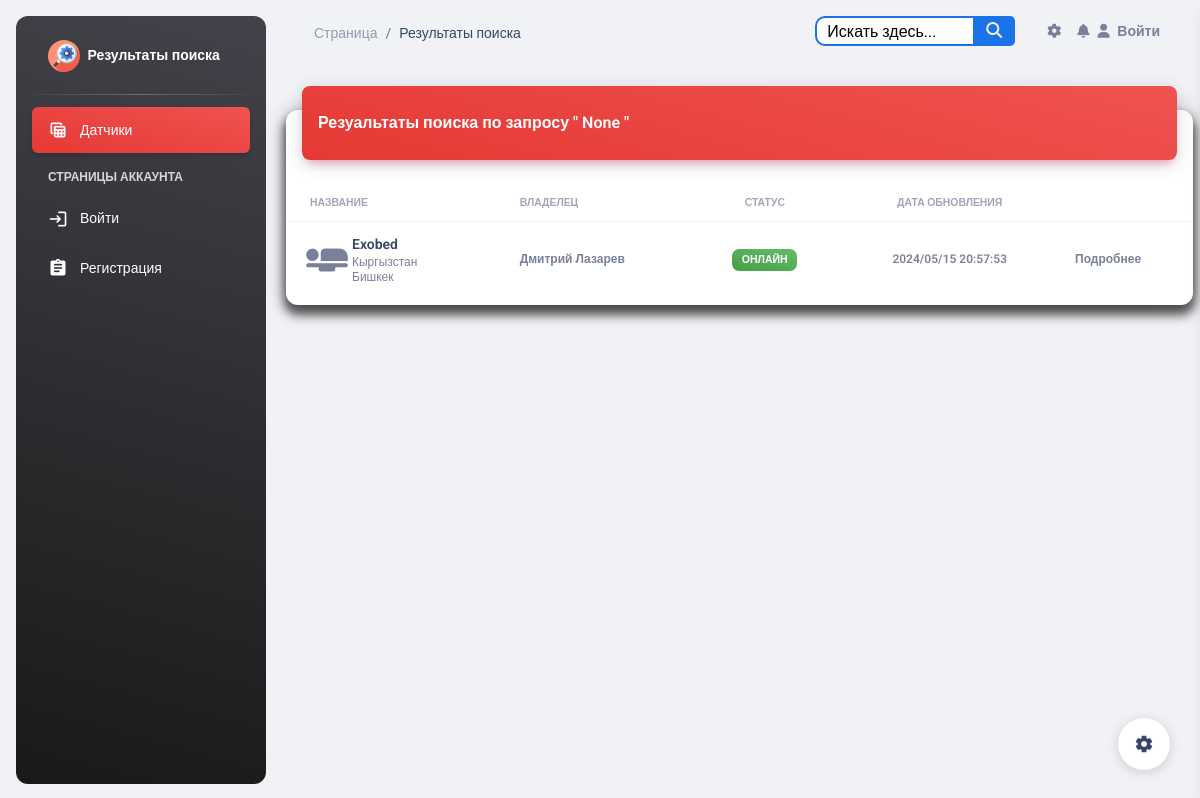
/search/, run on an earlier commit of the app's database.
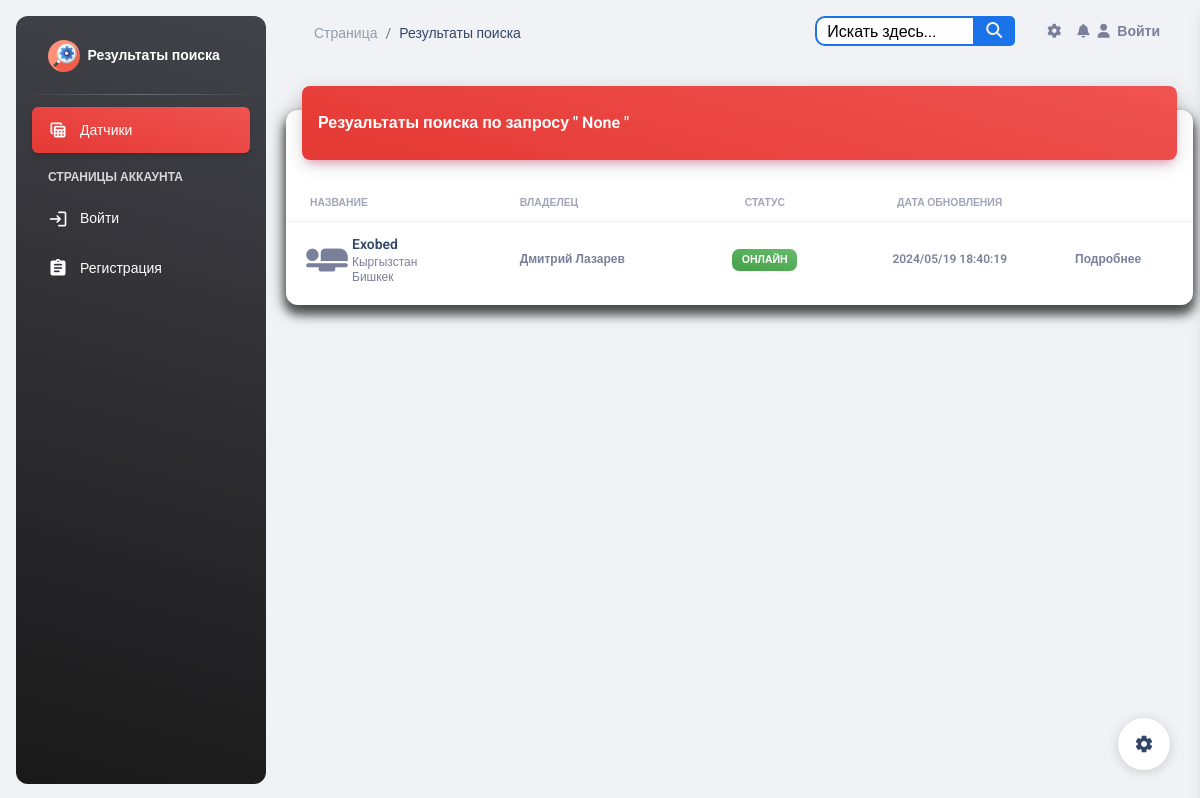
And on a later commit of the database.
### esp_sensor/models.py (models this page shows, shortened)
class Sensor(models.Model):
    id = models.AutoField(primary_key=True)
    name = models.CharField('Имя датчика', max_length=100, unique=True)
    slug = models.SlugField(max_length=255, unique=True, db_index=True, verbose_name="URL")
    description = models.TextField('Описание', blank=True)
    owner = models.CharField("Владелец", max_length=100, blank=True)
    date_added = models.DateTimeField('Дата добавления', auto_now=True)
    country = models.ManyToManyField(Country, blank=True, verbose_name='Страна')
    city = models.ManyToManyField(City, blank=True, verbose_name='Город')
    inclusions = models.IntegerField("Количество включений", default=0)
    power = models.IntegerField(default=0, blank=True, verbose_name='Мощность',
                                validators=[MinValueValidator(0), MaxValueValidator(100)])
    watt = models.IntegerField("Потребление мощности", default=0)
    volt = models.IntegerField("Электрическое напряжение", default=0)
    work = models.BooleanField('Онлайн', default=True)
    blocked = models.BooleanField('Заблокирован', default=False)
    start = models.BooleanField('Старт', default=False)
    temperature = models.FloatField('Температура', default=0)
    fan_speed = models.IntegerField('Скорость кулера', default=0)
    ip_address = models.CharField('IP Адрес', max_length=15, blank=True)
    mac_address = models.CharField('MAC Адрес', max_length=20, blank=True)
    confirmed = models.BooleanField('Подтвержден администратором', default=False)
    version = models.CharField('Версия прошивки', max_length=15, blank=True)
    processing_time = models.FloatField('Время обработки (мс)', null=True, blank=True)
    class Meta:
        verbose_name = 'Датчик'
        verbose_name_plural = 'Датчики'

### esp_sensor/views.py (the view)
# urls.py: path('search/', views.search_sensors, name='search_sensors'),
def search_sensors(request):
    query = request.GET.get('q')
    if query:
        sensors = Sensor.objects.filter(
            Q(name__icontains=query) |
            Q(description__icontains=query) |
            Q(owner__icontains=query) |
            Q(country__name__icontains=query) |
            Q(city__name__icontains=query) |
            Q(inclusions__icontains=query)
        ).distinct()
    else:
        sensors = Sensor.objects.all()
    return render(request, 'sensor/search_results.html', {'sensors': sensors, 'query': query})

### templates/sensor/search_results.html (shortened to what the changed rows need)
{% load static %}
{% include 'base.html' %}
<body class="g-sidenav-show  bg-gray-200">
<main class="main-content position-relative max-height-vh-100 h-100 border-radius-lg ">
    <div class="container-fluid py-4">
        <div class="row">
            <div class="col-12">
                <div class="card my-4">
                    <div class="card-body px-0 pb-2">
                        <div class="table-responsive p-0">
                            <table class="table align-items-center mb-0">
                                <thead>
                                <tr>
                                    <th class="text-uppercase text-secondary text-xxs font-weight-bolder opacity-7">
                                        Название
                                    </th>
                                    <th class="text-uppercase text-secondary text-xxs font-weight-bolder opacity-7 ps-2">
                                        Владелец
                                    </th>
                                    <th class="text-center text-uppercase text-secondary text-xxs font-weight-bolder opacity-7">
                                        Статус
                                    </th>
                                    <th class="text-center text-uppercase text-secondary text-xxs font-weight-bolder opacity-7">
                                        Дата обновления
                                    </th>
                                    <th class="text-secondary opacity-7"></th>
                                </tr>
                                </thead>
                                <tbody>
                                {% for sensor in sensors %}
                                    <tr>
                                        <td>
                                            <div class="d-flex px-2 py-1">
                                                <div>
                                                    <i class="material-icons"
                                                       style="font-size: 50px;">airline_seat_flat</i>
                                                </div>
                                                <div class="d-flex flex-column justify-content-center">
                                                    <h6 class="mb-0 text-sm">{{ sensor.name }}</h6>
                                                    {% for country in sensor.country.all %}
                                                        <p class="text-xs text-secondary mb-0">{{ country.name }}</p>
                                                    {% endfor %}
                                                    {% for city in sensor.city.all %}
                                                        <p class="text-xs text-secondary mb-0">{{ city.name }}</p>
                                                    {% endfor %}
                                                </div>
                                            </div>
                                        </td>
                                        <td>
                                            <p class="text-xs font-weight-bold mb-0">{{ sensor.owner }}</p>
                                        </td>
                                        <td class="align-middle text-center text-sm">
                                            {% if sensor.work %}
                                                <span class="badge badge-sm bg-gradient-success">Онлайн</span>
                                            {% else %}
                                                <span class="badge badge-sm bg-gradient-secondary">Оффлайн</span>
                                            {% endif %}
                                        </td>
                                        <td class="align-middle text-center">
                                            <span class="text-secondary text-xs font-weight-bold">{{ sensor.date_added | date:"Y/m/d H:i:s" }}</span>
                                        </td>
                                        <td class="align-middle">
                                            <a href="{% url 'sensor_detail' sensor.pk %}"
                                               class="text-secondary font-weight-bold text-xs"
                                               data-toggle="tooltip" data-original-title="Edit user">
                                                Подробнее
                                            </a>
                                        </td>
                                    </tr>
                                {% empty %}
                                    <h6 class="text-primary ps-3">Поиск не дал результатов!</h6>
                                {% endfor %}
                                </tbody>
                            </table>
                        </div>
                    </div>
                </div>
            </div>
        </div>
    </div>
</main>
</body>

What changed in the data, as far as the page shows it:
changed Sensor "Exobed": date_added "2024/05/15 20:57:53" → "2024/05/19 18:40:19"
